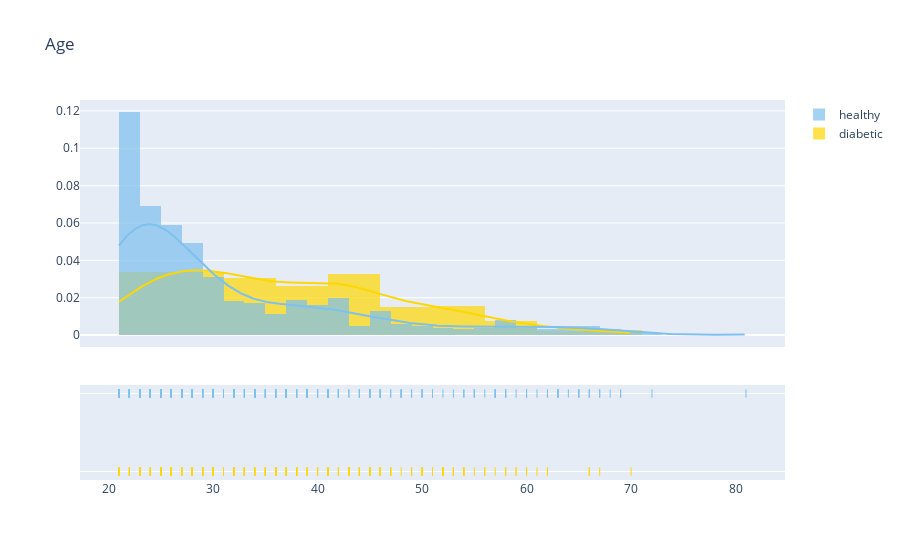

The notebook cell this image was saved under:
### Markdown cell above
# plot distribution
## 나머지 feature plot

### Code cell
plot_distribution('Age', 0)
plot_distribution('Pregnancies', 0)
plot_distribution('DiabetesPedigreeFunction', 0)

### Figure 1 — Plotly figure (JSON) as saved in the notebook; plotly's stock layout.template omitted (floating-point values rounded to 4 significant figures; data arrays with more than 128 entries replaced by an {"elided": "..."} marker saying what was removed)
{"data": [{"autobinx": false, "histnorm": "probability density", "legendgroup": "diabetic", "marker": {"color": "#FFD700"}, "name": "diabetic", "opacity": 0.7, "type": "histogram", "x": {"elided": "268 int values"}, "xaxis": "x", "xbins": {"end": 70, "size": 0, "start": 21}, "yaxis": "y"}, {"autobinx": false, "histnorm": "probability density", "legendgroup": "healthy", "marker": {"color": "#7EC0EE"}, "name": "healthy", "opacity": 0.7, "type": "histogram", "x": {"elided": "500 int values"}, "xaxis": "x", "xbins": {"end": 81, "size": 0, "start": 21}, "yaxis": "y"}, {"legendgroup": "diabetic", "marker": {"color": "#FFD700"}, "mode": "lines", "name": "diabetic", "showlegend": false, "type": "scatter", "x": {"elided": "500 float values"}, "xaxis": "x", "y": {"elided": "500 float values"}, "yaxis": "y"}, {"legendgroup": "healthy", "marker": {"color": "#7EC0EE"}, "mode": "lines", "name": "healthy", "showlegend": false, "type": "scatter", "x": {"elided": "500 float values"}, "xaxis": "x", "y": {"elided": "500 float values"}, "yaxis": "y"}, {"legendgroup": "diabetic", "marker": {"color": "#FFD700", "symbol": "line-ns-open"}, "mode": "markers", "name": "diabetic", "showlegend": false, "type": "scatter", "x": {"elided": "268 int values"}, "xaxis": "x", "y": {"elided": "268 str values"}, "yaxis": "y2"}, {"legendgroup": "healthy", "marker": {"color": "#7EC0EE", "symbol": "line-ns-open"}, "mode": "markers", "name": "healthy", "showlegend": false, "type": "scatter", "x": {"elided": "500 int values"}, "xaxis": "x", "y": {"elided": "500 str values"}, "yaxis": "y2"}], "layout": {"barmode": "overlay", "hovermode": "closest", "legend": {"traceorder": "reversed"}, "title": {"text": "Age"}, "xaxis": {"anchor": "y2", "domain": [0, 1], "zeroline": false}, "yaxis": {"anchor": "free", "domain": [0.35, 1], "position": 0}, "yaxis2": {"anchor": "x", "domain": [0, 0.25], "dtick": 1, "showticklabels": false}}}
